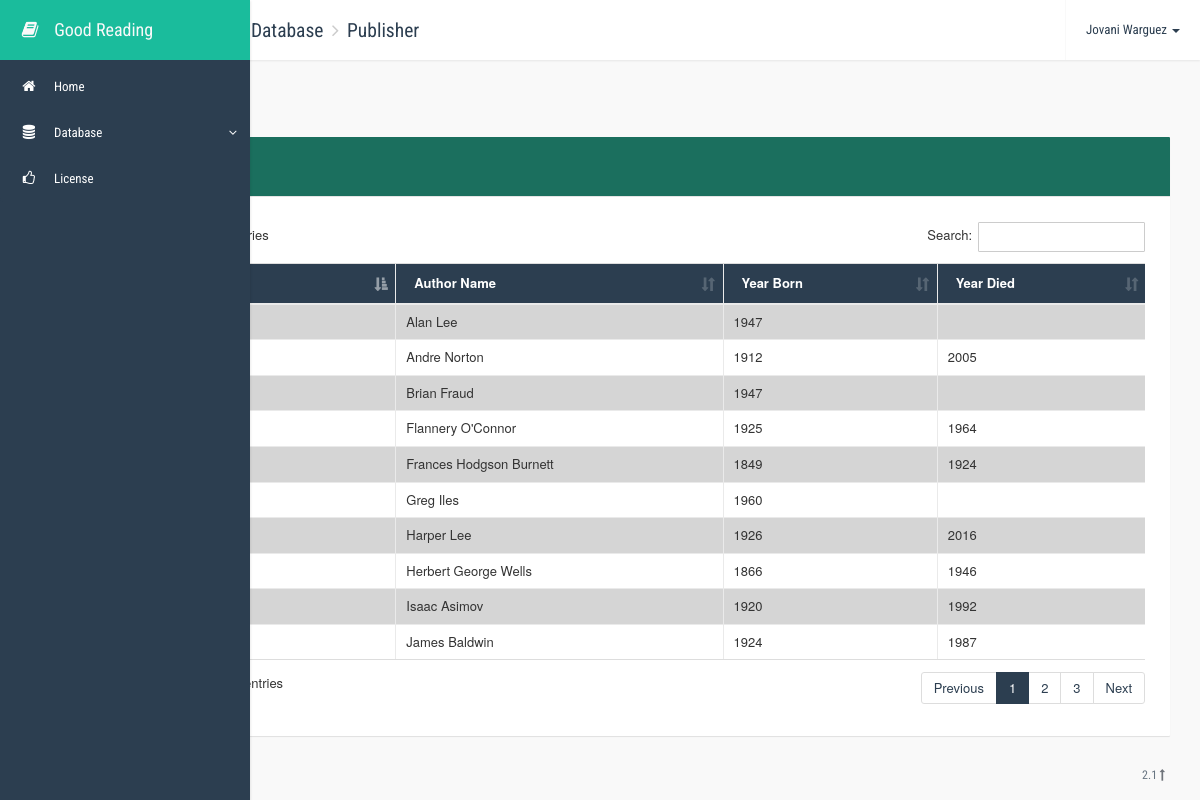
The page /database/author.php on the database its author committed.
### tables this page shows
CREATE TABLE IF NOT EXISTS `author` (
  `author_number` int(10) unsigned NOT NULL AUTO_INCREMENT,
  `author_name` varchar(255) NOT NULL,
  `year_born` smallint(4) unsigned NOT NULL,
  `year_died` smallint(4) unsigned DEFAULT NULL,
  PRIMARY KEY (`author_number`)
);

### database/author.php (the view, shortened to what this page needs)
<!DOCTYPE html>
<html>
<head>
    <link rel="stylesheet" type="text/css" href="../lib/css/bootstrap.min.css">
    <link rel="stylesheet" type="text/css" href="../lib/css/font-awesome.min.css">
    <link rel="stylesheet" type="text/css" href="../lib/css/animate.min.css">
    <link rel="stylesheet" type="text/css" href="../lib/css/bootstrap-switch.min.css">
    <link rel="stylesheet" type="text/css" href="../lib/css/jquery.dataTables.min.css">
    <link rel="stylesheet" type="text/css" href="../lib/css/dataTables.bootstrap.css">
    <link rel="stylesheet" type="text/css" href="../lib/css/select2.min.css">
    <link rel="stylesheet" type="text/css" href="../css/style.css">
    <link rel="stylesheet" type="text/css" href="../css/themes/flat-green.css">
    <link rel="stylesheet" type="text/css" href="../css/custom.css">
</head>
<body class="flat-green">
    <div class="app-container">
        <div class="row content-container">
            <nav class="navbar navbar-default navbar-fixed-top navbar-top">
                <div class="container-fluid">
                    <div class="navbar-header">
                        <button type="button" class="navbar-expand-toggle">
                        </button>
                        <ol class="breadcrumb navbar-breadcrumb">
                            <li>Good Reading</li>
                            <li>Database</li>
                            <li class="active">Publisher</li>
                        </ol>
                    </div>
                    <ul class="nav navbar-nav navbar-right">
                        <li class="dropdown profile">
                            <a href="#" class="dropdown-toggle" data-toggle="dropdown" role="button" aria-expanded="false">Jovani Warguez <span class="caret"></span></a>
                        </li>
                    </ul>
                </div>
            </nav>
            <div class="side-menu sidebar-inverse">
                <nav class="navbar navbar-default" role="navigation">
                    <div class="side-menu-container">
                        <div class="navbar-header">
                            <a class="navbar-brand" href="../index.php">
                                <div class="icon fa fa-book"></div>
                                <div class="title"> Good Reading</div>
                            </a>
                        </div>
                        <ul class="nav navbar-nav">
                            <li>
                                <a href="../index.php">
                                    <span class="icon fa fa-home"></span><span class="title">Home</span>
                                </a>
                            </li>
                            <li class="panel panel-default dropdown">
                                <a data-toggle="collapse" href="#dropdown-element">
                                    <span class="icon fa fa-database"></span><span class="title">Database</span>
                                </a>
                            </li>
                            <li>
                                <a href="../license.php">
                                    <span class="icon fa fa-thumbs-o-up"></span><span class="title">License</span>
                                </a>
                            </li>
                        </ul>
                    </div>
                </nav>
            </div>
            <div class="container-fluid">
                <div class="side-body">
                    <div class="page-title">
                        <span class="title">Author</span>
                    </div>
                    <div class="row">
                        <div class="col-xs-12">
                            <div class="card">
                                <div class="card-header">
                                    <div class="card-title">
                                        <div class="title">Table</div>
                                    </div>
                                </div>
                                <div class="card-body">
                                    <div class="table-responsive">
                                        <table class="datatable table table-striped table-bordered" cellspacing="0" width="100%">
                                            <thead>
                                                <tr>
                                                    <th>Author Number</th>
                                                    <th>Author Name</th>
                                                    <th>Year Born</th>
                                                    <th>Year Died</th>
                                                </tr>
                                            </thead>
                                            <tbody>
                                                <?php
                                                    include('../db_connect.php');
                                                    $author = "SELECT * FROM author";
                                                    $authorResult = $connect->query($author);
                                                    if($authorResult->num_rows > 0)
                                                    {
                                                        while($authorRows = $authorResult->fetch_assoc())
                                                        {
                                                            $author_number = $authorRows['author_number'];
                                                            $author_name = $authorRows['author_name'];
                                                            $year_born = $authorRows['year_born'];
                                                            $year_died = $authorRows['year_died'];
                                                            echo
                                                                "<tr>
                                                                    <td>"
                                                                        .$author_number.
                                                                    "</td>
                                                                    <td>"
                                                                        .$author_name.
                                                                    "</td>
                                                                    <td>"
                                                                        .$year_born.
                                                                    "</td>
                                                                    <td>"
                                                                        .$year_died.
                                                                    "</td>
                                                                </tr>";
                                                        }
                                                    }
                                                    else
                                                    {
                                                    }
                                                ?>
                                            </tbody>
                                        </table>
                                    </div>
                                </div>
                            </div>
                        </div>
                    </div>
                </div>
            </div>
        </div>
        <footer class="app-footer">
            <div class="wrapper">
                <span class="pull-right">2.1 <a href="../license.php"><i class="fa fa-long-arrow-up"></i></a></span> © 2015 Copyright.
            </div>
        </footer>
</body>
</html>

### css/style.css (style rules this page uses)
html { height: 100%; }
body { padding-top: 0px; height: 100%; position: relative; font-size: 13px; }
* { outline: none; }
.row > [class*="col-"] { margin-bottom: 25px; }
a { text-decoration: none; }
.navbar { z-index: 10001; padding-left: 60px; -webkit-transition: all 0.25s; transition: all 0.25s; }
.navbar > .container, .navbar > .container-fluid { z-index: 10001; }
.navbar > .container .navbar-expand-toggle, .navbar > .container-fluid .navbar-expand-toggle { width: 60px; height: 60px; background-color: transparent; border: 0px; float: left; -moz-transition: all 0.25s linear; -webkit-transition: all 0.25s linear; transition: all 0.25s linear; opacity: 0.75; }
.navbar .navbar-breadcrumb { margin-left: 0px; background-color: transparent; padding: 0px; float: left; }
.navbar .navbar-breadcrumb > li { height: 60px; line-height: 60px; vertical-align: middle; font-family: 'Roboto Condensed', sans-serif; font-size: 1.5em; }
.navbar .navbar-nav > li > a { font-family: 'Roboto Condensed', sans-serif; height: 60px; line-height: 60px; padding: 0px 20px 0px 20px; }
.app-container { min-height: 100%; position: relative; padding-bottom: 30px; }
.app-container .app-footer { display: block; position: absolute; bottom: 0; right: 0; left: 65px; -webkit-transition: all 0.25s; transition: all 0.25s; font-size: 12px; font-family: 'Roboto Condensed', sans-serif; }
.app-container .app-footer .wrapper { padding: 10px 35px; padding-left: 25px; height: 50px; line-height: 50px; vertical-align: middle; }
.app-container .content-container { margin-right: 0; margin-left: 0; }
.app-container .content-container .side-menu { overflow-y: auto; z-index: 100000; position: fixed; width: 60px; height: 100%; -webkit-transition: all 0.25s; transition: all 0.25s; }
.app-container .content-container .side-menu .navbar-header { width: 100%; border-bottom: 0px solid #e7e7e7; }
.app-container .content-container .side-menu .navbar-header .navbar-brand { width: 455px; line-height: 60px; height: 60px; padding: 0; width: 100%; overflow: hidden; font-family: 'Roboto Condensed', sans-serif; }
.app-container .content-container .side-menu .navbar-header .navbar-brand .icon { width: 60px; text-align: center; display: inline-block; }
.app-container .content-container .side-menu .navbar-header .navbar-brand .title { margin-left: -10px; display: none; }
.app-container .content-container .side-menu .navbar { border: none; padding-left: 0px; }
.app-container .content-container .side-menu .navbar-nav li { display: block; width: 100%; overflow: hidden; }
.app-container .content-container .side-menu .navbar-nav li a { font-family: 'Roboto Condensed', sans-serif; padding: 0 10px 0 10px; height: 46px; line-height: 46px; display: block; white-space: nowrap; }
.app-container .content-container .side-menu .navbar-nav li a .icon { margin-left: 0px; width: 38px; text-align: center; font-size: 1.1em; display: inline-block; }
.app-container .content-container .side-menu .navbar-nav li a .title { width: 0px; white-space: nowrap; padding-left: 6px; display: none; }
.app-container .content-container .side-menu .navbar-nav li.dropdown { border: 0; margin-bottom: 0; border-radius: 0; box-shadow: none; }
.app-container .content-container .side-menu .navbar-nav li.dropdown > a:after { content: ""; position: absolute; right: 1em; }
.app-container .content-container .side-body { padding-top: 70px; }
.container-fluid > .navbar-collapse, .container-fluid > .navbar-header, .container > .navbar-collapse, .container > .navbar-header { margin-left: -15px; margin-right: -15px; }
.page-title { font-family: 'Roboto Condensed', sans-serif; margin-left: -10px; margin-right: -10px; padding: 15px 10px; margin-bottom: 0px; height: auto; }
.page-title .title { font-size: 2em; }
.app-container .side-body { margin-left: 75px; margin-right: 15px; -webkit-transition: all 0.25s; transition: all 0.25s; }
.card { background-color: #FFF; border-radius: 1px; overflow: hidden; position: relative; }
.card .card-body { padding: 25px; }
.card .card-header .card-title { padding: 1.2em 25px; float: left; }
.card .card-header .card-title .title { font-family: 'Roboto Condensed', sans-serif; font-size: 1.5em; text-decoration: none; }
.card .card-header:after { content: ''; display: block; clear: both; }
.panel { border-radius: 1px; }
.breadcrumb { margin-bottom: 0; }
.breadcrumb > li + li:before { font-family: FontAwesome; content: '\f105'; margin-right: 3px; }

### rows shown on the page
author: author_name "Alan Lee", year_born "1947"
author: author_name "Andre Norton", year_born "1912", year_died "2005"
author: author_name "Brian Fraud", year_born "1947"
author: author_name "Flannery O'Connor", year_born "1925", year_died "1964"
author: author_name "Frances Hodgson Burnett", year_born "1849", year_died "1924"
author: author_name "Greg Iles", year_born "1960"
author: author_name "Harper Lee", year_born "1926", year_died "2016"
author: author_name "Herbert George Wells", year_born "1866", year_died "1946"
author: author_name "Isaac Asimov", year_born "1920", year_died "1992"
author: author_name "James Baldwin", year_born "1924", year_died "1987"
